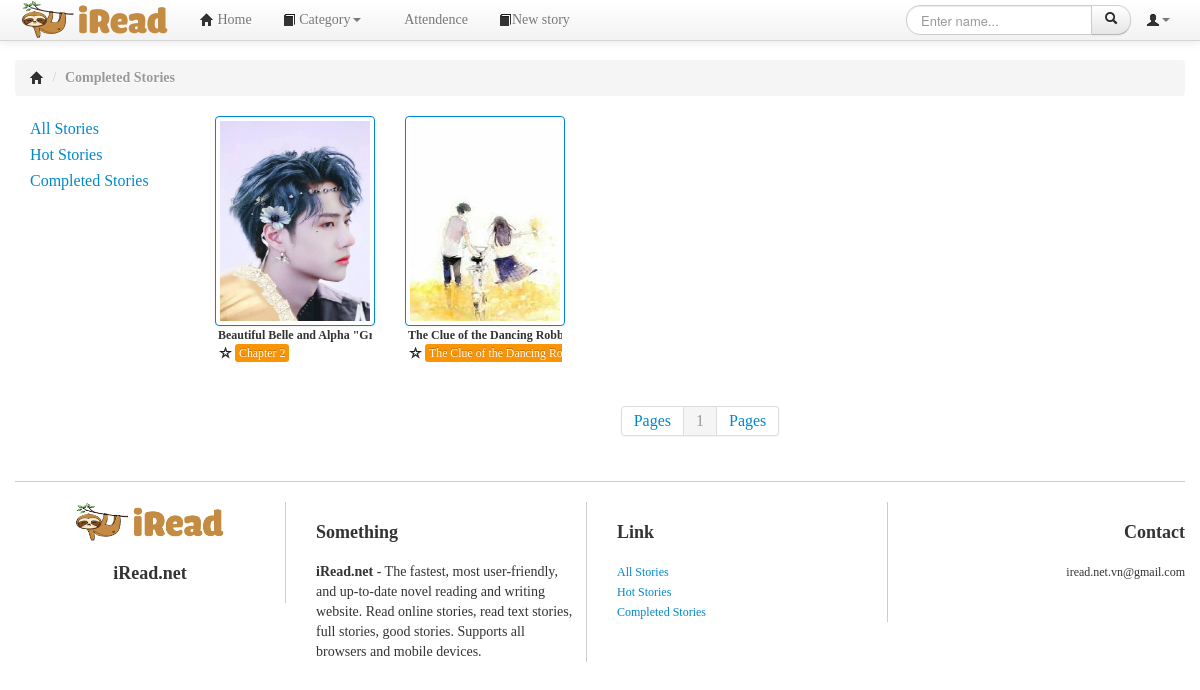
The page /completed.php (signed in) on the database its author committed.
### tables this page shows
CREATE TABLE `story` (
  `storyID` int(10) NOT NULL,
  `storyName` varchar(200) NOT NULL,
  `memberID` int(20) DEFAULT NULL,
  `description` mediumtext DEFAULT NULL,
  `image` varchar(500) DEFAULT NULL,
  `viewNumber` int(11) NOT NULL DEFAULT 0,
  `voteNumber` int(11) NOT NULL DEFAULT 0,
  `status` varchar(20) NOT NULL DEFAULT 'On going'
);

CREATE TABLE `chapter` (
  `chapterID` bigint(20) NOT NULL,
  `chapterName` varchar(255) NOT NULL,
  `storyID` int(10) NOT NULL,
  `content` longtext NOT NULL,
  `requireCoin` tinyint(1) NOT NULL DEFAULT 0,
  `view` bigint(20) NOT NULL DEFAULT 0
);

### db.php (called while the page is built, shortened)
<?php
	$hostname='localhost';
	$username='root';
	$password='';
	$dbname='final_project';
	$port=3306;
	function query($sql)
	{
		global $hostname;
		global $username;
		global $password;
		global $dbname;
		global $port;
		$conn = new mysqli($hostname, $username, $password, $dbname, $port);
		$result = $conn->query($sql);
		$rows = mysqli_fetch_all($result);
		return $rows;
	}
	function decryptString($string)
	{
		$string = str_replace('!1$#5', '"', $string);
		$string = str_replace("^-&~5", "'", $string);
		return($string);
	}
?>

### completed.php (the view, shortened to what this page needs)
<!DOCTYPE html>
<html lang="vi">
<head>
<link href="css/bootstrap.min.css" rel="stylesheet">
<link href="css/bootstrap-responsive.css" rel="stylesheet">
<link href="css/yamm.css" rel="stylesheet">
<link href="css/style.css" rel="stylesheet">
<link href="css/font-awesome.min.css" rel="stylesheet">
<link href="css/chosen.css" rel="stylesheet">
</head>
<?php
	require_once("./db.php");
?>
<body>
<?php
	require_once("./headers/common_header.php");
?>
<div class="container">
	<div class="row">
		<div class="span12">
			<ul class="breadcrumb">
				<li>
					<div itemscope>
						<a href="./home.php" itemprop="url"><i class="icon-home"></i></a>
						<span class="divider">/</span>
					</div>
				</li>
				<li class="active"><strong>Completed Stories</strong></li>
			</ul>
			<div class="row wrapper">
				<?php
					require_once("./lefts/common_left.php");
				?>
				<div class="span10">
						<ul class="thumbnails">
						<?php
							$sql= "SELECT * FROM story WHERE status='Completed' ORDER BY storyName ASC";
							$row=query($sql);
							$allrow = count($row);
							$pagesize = 15;
							$allpage = 1;
							if($allrow % $pagesize == 0){
								$allpage = $allrow / $pagesize;
							}else{
								$allpage = (int)($allrow / $pagesize) + 1;
							}
							$beginrow = 1;
							$currentpage = 1;
							if((!isset($_GET['currentpage'])) || ($_GET['currentpage'] == '1'))
							{
								$beginrow = 0;
								$currentpage = 1;
							}else{
								$beginrow = ($_GET['currentpage'] - 1) * $pagesize;
								$currentpage = $_GET['currentpage'];
							}
							$sql1= "SELECT * from story WHERE status='Completed' ORDER BY storyName ASC LIMIT {$beginrow} , {$pagesize}";
							$row1=query($sql1);
							for ($i=0; $i < count($row1);$i++)
							{
						?>
								<li class="span2" style="float: left; height: 250px; width: 160px">
									<a href="storydetail.php?storyID=<?=$row1[$i][0]?>" class="thumbnail">
										<img style="width: 150px; height: 200px;" alt="<?=$row1[$i][1]?>" src="img/<?=$row1[$i][4]?>">
									</a>
									<div class="caption">
										<a href="storydetail.php?storyID=<?=$row1[$i][0]?>">
											<h2><?=decryptString($row1[$i][1])?></h2>
											<?php
											$sql2= "select * from chapter WHERE storyID = '" .$row1[$i][0] ."' ORDER BY chapterID DESC";
												$row2=query($sql2);
											?>
											<i class="icon-star-empty star"></i>
											<a href="readstory.php?storyID=<?=$row1[$i][0]?>&chapterID=<?=$row2[0][0]?>"><span class="label label-warning">
											<?php
												if(count($row2) > 0){
													echo(decryptString($row2[0][1]));
												}else{
													echo("No chapter");
												}
											?>
											</span></a>
										</a>
									</div>
								</li>
						<?php
							}
						?>
						</ul>
					<div class="paging">
						<div class="pagination pagination-centered">
						<ul>
							<li class="disable"><a href="">Pages</a></li>
							<?php
							for($i = 1; $i <= $allpage; $i++)
							{
								if($currentpage == $i){
								?>
									<li class="active"><a href=""><?=$i?></a></li>
								<?php
								}else{
							?>
									<li class="disable"><a href="home.php?currentpage=<?=$i?>"><?php echo $i ." "; ?></a></li>
							<?php
								}
							}
							?>
							<li class="disable"><a href="">Pages</a></li>
						</ul>
						</div>
					</div>
				</div>
			</div>
		<?php
			require_once("./footers/footer.php");
		?>
	</div>
</div>
</body>
</html>

### css/style.css (style rules this page uses)
body { position:relative;background:white;font-family:Verdana,"Times New Roman",sans-serif; font-size: 14px; }
#noidungtruyen h1,h2 { font-size:18px; }
.wrapper { font-size:16px; }
.star { vertical-align:middle;margin-top:-3px; }
.caption h2 { font-size:12px;line-height:12px;margin:0;padding:0;font-weight:bold;color:#333333; }
.caption a span { font-weight:normal;margin-top:3px; }
.caption { display:block;max-width:210px;white-space:nowrap;overflow:hidden;font-weight:normal;font-size:12px;line-height:12px;margin:3px;padding:0; }
.thumbnails .span2 { width: 163px; }
.thumbnail { border: 1px solid #08c }

### completed.php (style rules this page uses)
body { padding-top:60px;padding-bottom:40px;height:auto; }

### rows shown on the page
story: image (picture), storyName "Beautiful Belle and Alpha…", chapter.chapterName "Chapter 2"
story: image (picture), storyName "The Clue of the Dancing…", chapter.chapterName "The Clue of the Dancing…"
